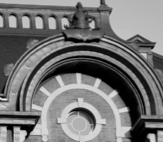
#> input picture CS5330_Part-1-main/images/building_sm.png, 163 x 142 px
$ python sobel_operator.py   (older library calls are emulated)
#> lines starting #> are read from the running program, lines starting #| are printed output that depends on the picture
import numpy as np
import matplotlib.pyplot as plt
import cv2

def plot_cv_img(input_image, output_image1, output_image2):
    """
    Converts an image from BGR to RGB and plots
    """

    fig, ax = plt.subplots(nrows=1, ncols=3)

    ax[0].imshow(input_image, cmap='gray')
    ax[0].set_title('Input Image')
    ax[0].axis('off')

    ax[1].imshow(output_image1, cmap='gray')
    ax[1].set_title('X Sobel Image')
    ax[1].axis('off')

    ax[2].imshow(output_image2, cmap = 'gray')
    ax[2].set_title('Y Sobel Image')
    ax[2].axis('off')

    plt.show()


def main():
    # read an image
    img = cv2.imread('../images/building_sm.png')
#> img is the input picture: shape (142, 163, 3); mean B, G, R 117.5, 117.5, 117.5
    img = cv2.cvtColor(img, cv2.COLOR_BGR2GRAY)
#> img: shape (142, 163)

    # sobel
    x_sobel = cv2.Sobel(img,cv2.CV_64F,1,0,ksize=5)
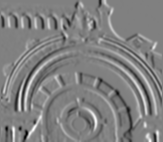
#> x_sobel: shape (142, 163) float64; min -8518, max 8376, mean 27.7; drawn with min black and max white
    y_sobel = cv2.Sobel(img,cv2.CV_64F,0,1,ksize=5)
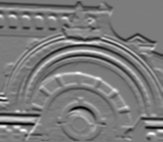
#> y_sobel: shape (142, 163) float64; min -8634, max 9124, mean -38.6; drawn with min black and max white

    # Do plot
    plot_cv_img(img, x_sobel, y_sobel)
#> in plot_cv_img, `plt.show()`:
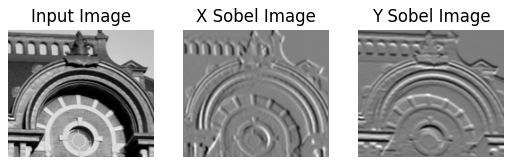
#> figure drawn by matplotlib, 3 panels

if __name__ == '__main__':
    main()

$ run again, with CS5330_Part-1-main/images/flower.png copied over CS5330_Part-1-main/images/building_sm.png
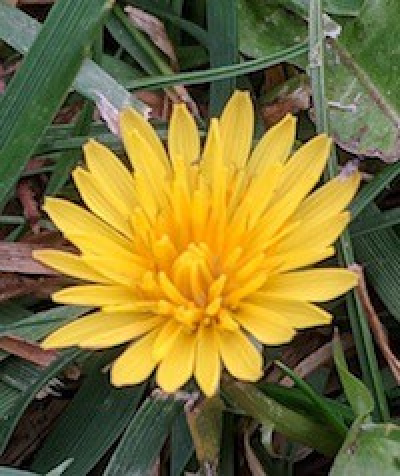
#> input picture CS5330_Part-1-main/images/flower.png, 400 x 476 px
#> in main, img is the input picture: shape (476, 400, 3); mean B, G, R 55, 113.3, 123.9
#> img: shape (476, 400)
#> in main, `y_sobel = cv2.Sobel(img,cv2.CV_64F,0,1,ksize=5)`:
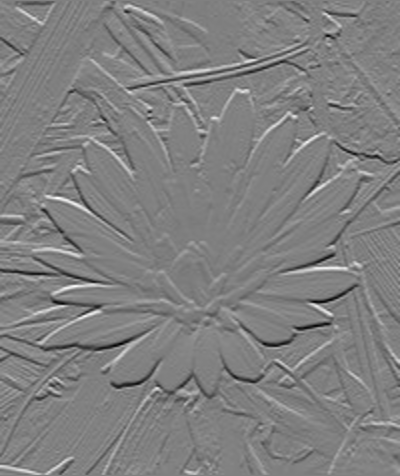
#> y_sobel: shape (476, 400) float64; min -7511, max 7402, mean -0.3; drawn with min black and max white
#> in plot_cv_img, `plt.show()`:
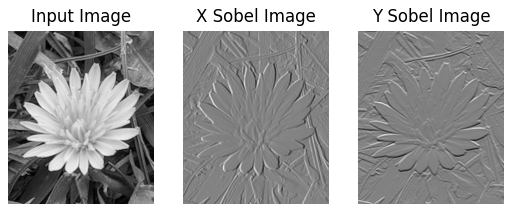
#> figure drawn by matplotlib, 3 panels
